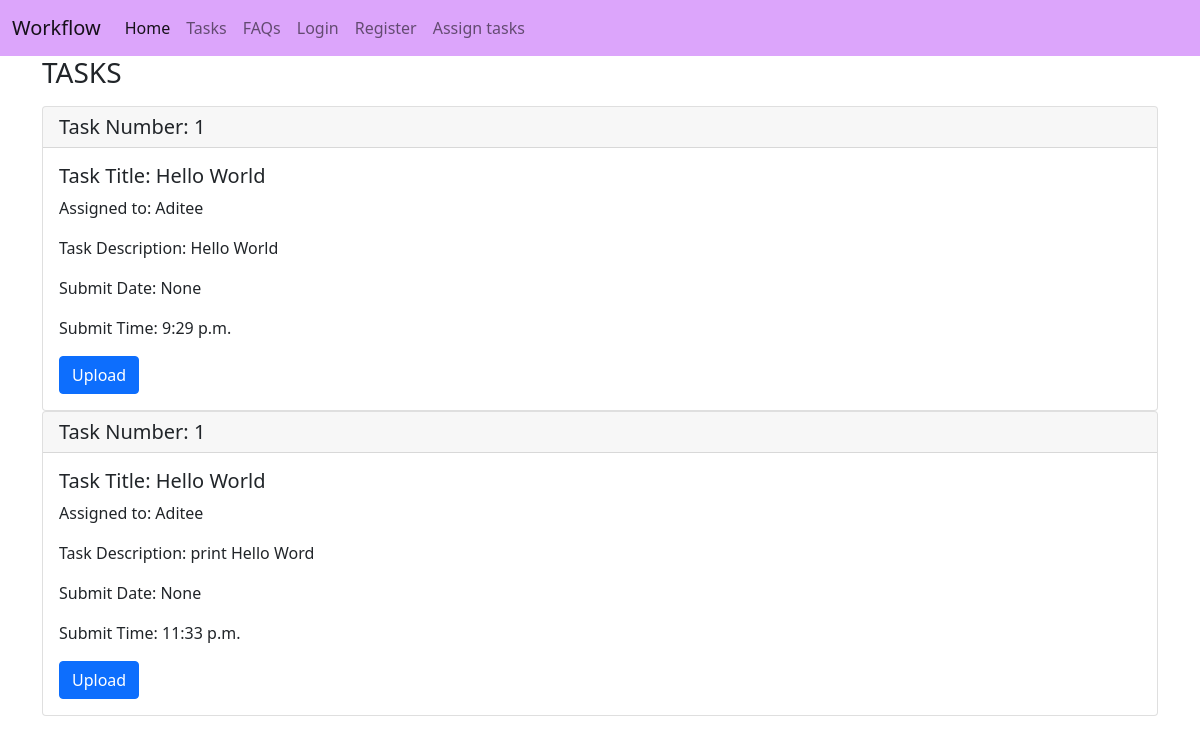
The app's page /tasks, older data.
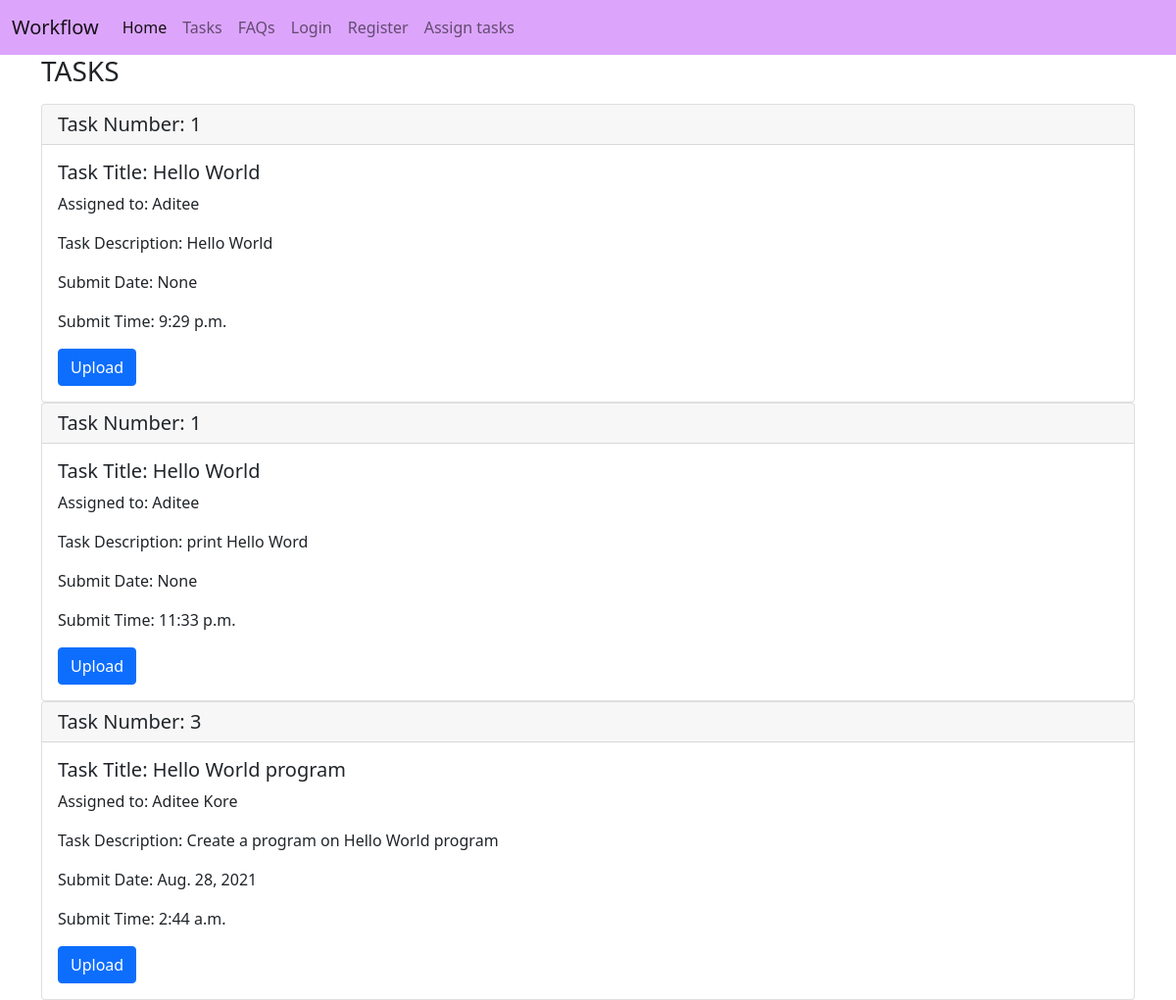
The same page, newer data.
### Home/models.py (models this page shows, shortened)
class Assigned_tasks(models.Model):
    task_no = models.CharField(max_length=10)
    task_name = models.CharField(max_length=50)
    task_desc = models.CharField(max_length=700, null=True)
    assigned_to = models.CharField(max_length=50)
    submit_time = models.TimeField()
    submit_date = models.DateField(null=True)

### Home/views.py (the view)
# urls.py: path("tasks", views.tasks, name='tasks'),
def tasks(request):
    task_list = Assigned_tasks.objects.all()
    return render(request, 'tasks.html', {'task_list': task_list})

### templates/tasks.html (shortened to what this page needs)
{% extends 'base.html' %}
{%block body%}
<div class='container'>
<h3>TASKS</h3>
{% for Assigned_tasks in task_list %}
<div class="card">
  <h5 class="card-header">Task Number: {{ Assigned_tasks.task_no }}</h5>
  <div class="card-body">
    <h5 class="card-title">Task Title: {{ Assigned_tasks.task_name }}</h5>
    <p class="card-text">Assigned to: {{ Assigned_tasks.assigned_to }}</p>
    <p class="card-text">Task Description: {{ Assigned_tasks.task_desc }}</p>
    <p class="card-text">Submit Date: {{ Assigned_tasks.submit_date }}</p>
    <p class="card-text">Submit Time: {{ Assigned_tasks.submit_time }}</p>
    <a href="#" class="btn btn-primary">Upload</a>
  </div>
</div>
{% endfor %}
</div>
{% endblock body%}

Row changes from the older to the newer data that the page shows:
added Assigned_tasks: task_no "3", task_name "Hello World program", assigned_to "Aditee Kore", task_desc "Create a program on Hello World program", submit_date "Aug. 28, 2021", submit_time "2:44 a.m."
